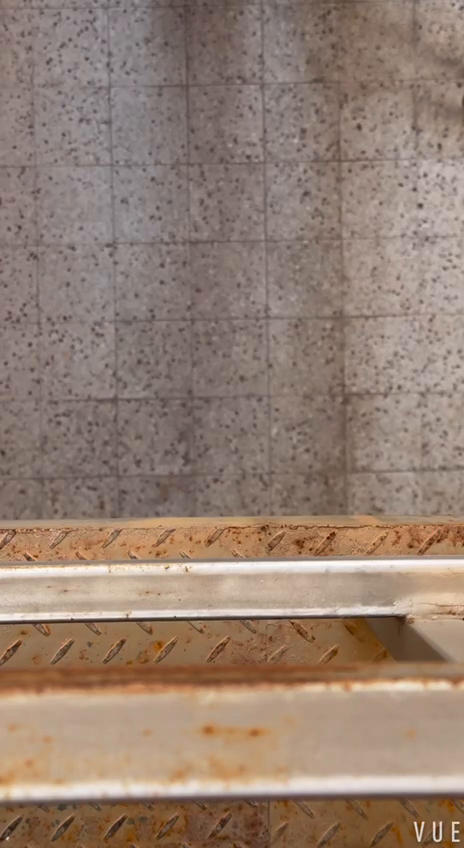
#> input picture frame 23 of Videos/SDVid.mov, 464 x 848 px
$ python PeopleCounter2.py
#> lines starting #> are read from the running program, lines starting #| are printed output that depends on the picture; after the words box and inside, x2 and y2 are one past the last pixel; in counts of white or black regions, pixels touching at a corner belong together
##People Counter
import numpy as np
import cv2 as cv
import Person
import time
import winsound

try:
    log = open('log.csv',"w")
except:
    print( "Cannot open log file")

#Input and output counters
cnt_up = 0
cnt_down = 0
cnt_piggy = 0
cnt_tail = 0

#video source
#cap = cv.VideoCapture(0)
cap = cv.VideoCapture('SDVid.mov')
#camera = PiCamera()
##camera.resolution = (160,120)
##camera.framerate = 5
##rawCapture = PiRGBArray(camera, size=(160,120))
##time.sleep(0.1)

#video properties
##cap.set(3,160) #Width
##cap.set(4,120) #Height

#Print the capture properties to console
for i in range(19):
    print( i, cap.get(i))

h = 800
w = 464
frameArea = h*w
areaTH = frameArea/250
print( 'Area Threshold', areaTH)

#input/output lines
line_up = int(2*(h/5))
line_down   = int(3*(h/5))

up_limit =   int(1*(h/5))
down_limit = int(4*(h/5))

print("rosybrown y:", str(line_down))
print("lightblue y:", str(line_up))
line_down_color = (230, 216, 173)
line_up_color = (180, 180, 238)
pt1 =  [0, line_down];
pt2 =  [w, line_down];
pts_L1 = np.array([pt1,pt2], np.int32)
pts_L1 = pts_L1.reshape((-1,1,2))
pt3 =  [0, line_up];
pt4 =  [w, line_up];
pts_L2 = np.array([pt3,pt4], np.int32)
pts_L2 = pts_L2.reshape((-1,1,2))

pt5 =  [0, up_limit];
pt6 =  [w, up_limit];
pts_L3 = np.array([pt5,pt6], np.int32)
pts_L3 = pts_L3.reshape((-1,1,2))
pt7 =  [0, down_limit];
pt8 =  [w, down_limit];
pts_L4 = np.array([pt7,pt8], np.int32)
pts_L4 = pts_L4.reshape((-1,1,2))

#background subtractor
fgbg = cv.createBackgroundSubtractorMOG2(detectShadows = True)

#Structuring elements for morphological filters
kernelOp = np.ones((3,3),np.uint8)
kernelOp2 = np.ones((5,5),np.uint8)
kernelCl = np.ones((11,11),np.uint8)

#Variables
font = cv.FONT_HERSHEY_SIMPLEX
persons = []
max_p_age = 5
pid = 1
time_list = [] # records of line crossing timestamps
Piggybacking_check = None #stores the information of the last person crossed a line
while(cap.isOpened()):
##for image in camera.capture_continuous(rawCapture, format="bgr", use_video_port=True):
    #Read an image from the video source
    ret, frame = cap.read()
#> frame is the input picture: shape (848, 464, 3); mean B, G, R 113.7, 127.4, 148.6
##    frame = image.array

    for i in persons:
        i.age_one() #age every person one frame
    #########################
    #   PRE-PROCESSING  #
    #########################

    #Apply background subtraction
    fgmask = fgbg.apply(frame)
#> fgmask: shape (848, 464); every value is 127
    fgmask2 = fgbg.apply(frame)
#> fgmask2: shape (848, 464); every value is 0

    #Binarization to remove shadows (gray color)
    try:
        ret,imBin= cv.threshold(fgmask,200,255,cv.THRESH_BINARY)
        ret,imBin2 = cv.threshold(fgmask2,200,255,cv.THRESH_BINARY)
        #Opening (erode->dilate) to remove noise.
        mask = cv.morphologyEx(imBin, cv.MORPH_OPEN, kernelOp)
        mask2 = cv.morphologyEx(imBin2, cv.MORPH_OPEN, kernelOp)
        #Closing (dilate -> erode) to join white regions.
        mask =  cv.morphologyEx(mask , cv.MORPH_CLOSE, kernelCl)
        mask2 = cv.morphologyEx(mask2, cv.MORPH_CLOSE, kernelCl)
    except:
        print('EOF')
        print( 'UP:',cnt_up)
        print('DOWN:',cnt_down)
        print('Tailgating: ', cnt_tail)
        print('Piggybacking: ', cnt_piggy)
        break
    #################
    #   CONTOURS  #
    #################

    # RETR_EXTERNAL returns only extreme outer flags. All child contours are left behind.
    contours0, hierarchy = cv.findContours(mask2,cv.RETR_EXTERNAL,cv.CHAIN_APPROX_SIMPLE)
#> contours0 = []

    for cnt in contours0:
        area = cv.contourArea(cnt)
        if area > areaTH:
            #################
            #   TRACKING    #
            #################

            #It remains to add conditions for multi-persons, exits and screen entrances.

            M = cv.moments(cnt)
            cx = int(M['m10']/M['m00'])
            cy = int(M['m01']/M['m00'])
            x,y,w,h = cv.boundingRect(cnt)
            new = True
            if cy in range(up_limit,down_limit):
                for i in persons:
                    if abs(x-i.getX()) <= w and abs(y-i.getY()) <= h:
                        # the object is close to one that was detected before
                        new = False
                        i.updateCoords(cx,cy)   #updates coordinates on the object and resets age
                        if i.going_UP(line_down,line_up) == True:
                            cnt_up += 1
                            t = time.time() # time in seconds.millseconds
                            str_t = time.strftime('%c', time.localtime(t) ) # convert time to readable string value
                            print( "ID:",i.getId(),'crossed going up at',str_t)
                            log.write("ID: "+str(i.getId())+' crossed going up at ' + str_t + '\n')

                            # Piggybacking recorder
                            if Piggybacking_check and Piggybacking_check[1] == 'up' and t - Piggybacking_check[2] < 0.5: # less then half a second or 500 millseconds
                                print(f"Piggybacking detected between person {i.getId()} and {Piggybacking_check[0]}\nBoth are going up on --> {str_t}")
                                log.write(f"Piggybacking detected between person {i.getId()} and {Piggybacking_check[0]}\nBoth are going up on --> {str_t}\n")
                                cnt_piggy +=1
                                #messagebox.showinfo("Piggybacking detected!!")
                                winsound.Beep(2500, 1000)
                            Piggybacking_check = [i.getId(), 'up', t]

                            # Tailgating recorder
                            if time_list:
                                for r in time_list:
                                    if abs(t - r[2]) <= 3 and r[0] != i.getId() and r[1] == 'up':
                                        print(f'\tTailgating detected!! between {r[0]} and {i.getId()}')
                                        log.write(f'\tTailgating detected!! between {r[0]} and {i.getId()}\n')
                                        cnt_tail +=1
                            time_list.append([i.getId(), 'up', t])

                        elif i.going_DOWN(line_down,line_up) == True:
                            cnt_down += 1
                            t = time.time()
                            str_t = time.strftime('%c', time.localtime(t) )
                            print( "ID:",i.getId(),'crossed going down at',str_t)
                            log.write("ID: " + str(i.getId()) + ' crossed going down at ' + str_t + '\n')

                            # Piggybacking recorder
                            if Piggybacking_check and Piggybacking_check[1] == 'down' and t - Piggybacking_check[2] < 0.5: # less then half a second or 500 millseconds
                                print(f"Piggybacking detected between person {i.getId()} and {Piggybacking_check[0]}\nBoth are going down on --> {str_t}")
                                log.write(f"Piggybacking detected between person {i.getId()} and {Piggybacking_check[0]}\nBoth are going down on --> {str_t}\n")
                                cnt_piggy +=1
                                winsound.Beep(2500, 1000)
                            Piggybacking_check = [i.getId(),'down', t]

                            # Tailgating recorder
                            if time_list:
                                for r in time_list:
                                    if  abs(t - r[2]) <= 3 and r[0] != i.getId() and r[1] == 'down':
                                        print(f'\tTailgating detected!! between {r[0]} and {i.getId()}')
                                        log.write(f'\tTailgating detected!! between {r[0]} and {i.getId()}')
                                        cnt_tail +=1
                            time_list.append([i.getId(), 'down', t])

                        break
                    if i.getState() == '1':
                        if i.getDir() == 'down' and i.getY() > down_limit:
                            i.setDone()
                        elif i.getDir() == 'up' and i.getY() < up_limit:
                            i.setDone()
                    if i.timedOut():
                        #remove i from persons list
                        index = persons.index(i)
                        persons.pop(index)
                        del i     #free the memory of i
                if new == True:
                    p = Person.MyPerson(pid,cx,cy, max_p_age)
                    persons.append(p)
                    pid += 1
            #################
            #   DRAWINGS    #
            #################
            cv.circle(frame,(cx,cy), 5, (0,0,255), -1)
            img = cv.rectangle(frame,(x,y),(x+w,y+h),(0,255,0),2)
#> this loop made 0 passes
#> after the loop, cnt_down = 0; cnt_piggy = 0; cnt_tail = 0; cnt_up = 0; persons = []; pid = 1; time_list = []
            #cv.drawContours(frame, cnt, -1, (0,255,0), 3)

    #END for cnt in contours0

    #########################
    # DRAW TRAJECTORIES  #
    #########################
    for i in persons:
# [6 lines of commented-out code are left out]
        cv.putText(frame, str(i.getId()),(i.getX(),i.getY()),font,0.3,i.getRGB(),1,cv.LINE_AA)


    #################
    #   IMAGES   #
    #################
    str_up = 'UP: '+ str(cnt_up)
#> str_up = 'UP: 0'
    str_down = 'DOWN: '+ str(cnt_down)
#> str_down = 'DOWN: 0'
    frame = cv.polylines(frame,[pts_L1],False,line_down_color,thickness=2)
    frame = cv.polylines(frame,[pts_L2],False,line_up_color,thickness=2)
    frame = cv.polylines(frame,[pts_L3],False,(255,255,255),thickness=1)
    frame = cv.polylines(frame,[pts_L4],False,(255,255,255),thickness=1)
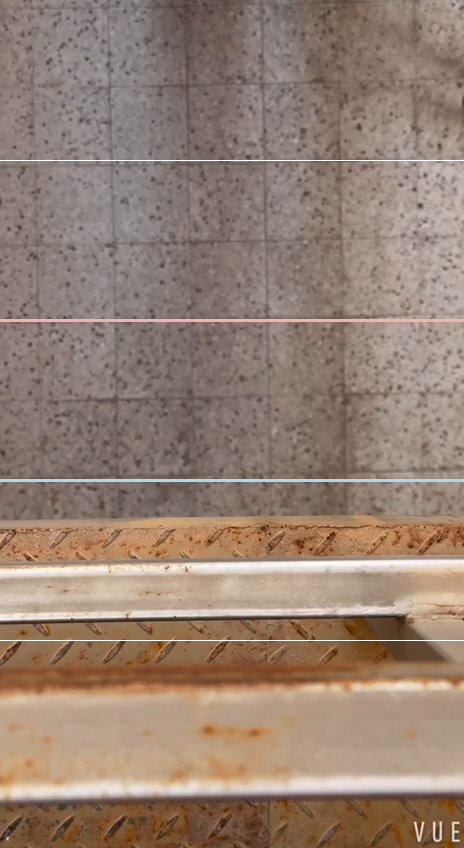
#> frame: shape (848, 464, 3); mean B, G, R 114.8, 128.3, 149.4
    # [6 lines of commented-out code are left out]
    str_piggy = 'Piggybacking: '+ str(cnt_piggy)
#> str_piggy = 'Piggybacking: 0'
    str_tail = 'Tailgating: '+str(cnt_tail)
#> str_tail = 'Tailgating: 0'
    # [4 lines of commented-out code are left out]

    cv.imshow('Frame',frame)
    cv.imshow('Mask',mask)


## rawCapture.truncate(0)
     #press ESC to exit
    k = cv.waitKey(30) & 0xff
#> (key Esc is pressed here)
    if k == 27:
        break
#END while(cap.isOpened())

#################
#   CLEANING   #
#################
log.flush()
log.close()
cap.release()
cv.destroyAllWindows()

$ run again, starting later in the video
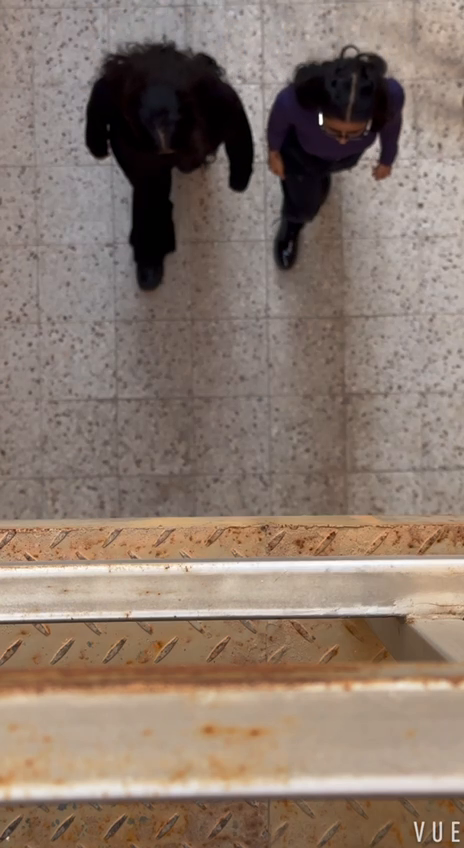
#> input picture frame 106 of Videos/SDVid.mov, 464 x 848 px
#> frame is the input picture: shape (848, 464, 3); mean B, G, R 109.4, 121, 138.5
#> `fgmask = fgbg.apply(frame)`:
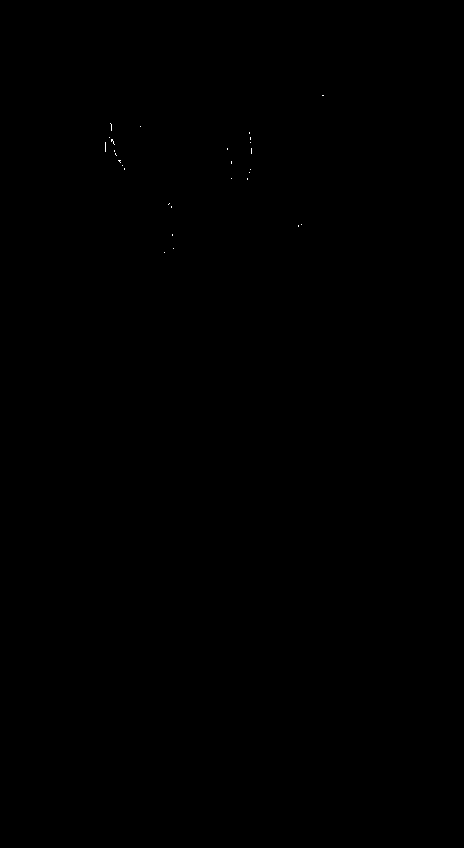
#> fgmask: shape (848, 464); values 127 (black) and 255 (white), 0.02% white in thin lines or dots, all inside (x1, y1, x2, y2) = (105, 95, 324, 253)
#> fgmask2: shape (848, 464); every value is 0
#> contours0 = []
#> after the loop `for cnt in contours0:`: cnt_down = 0; persons = []; pid = 1; time_list = []
#> str_up = 'UP: 0'
#> str_down = 'DOWN: 0'
#> `frame = cv.polylines(frame,[pts_L4],False,(255,255,255),thickness=1)`:
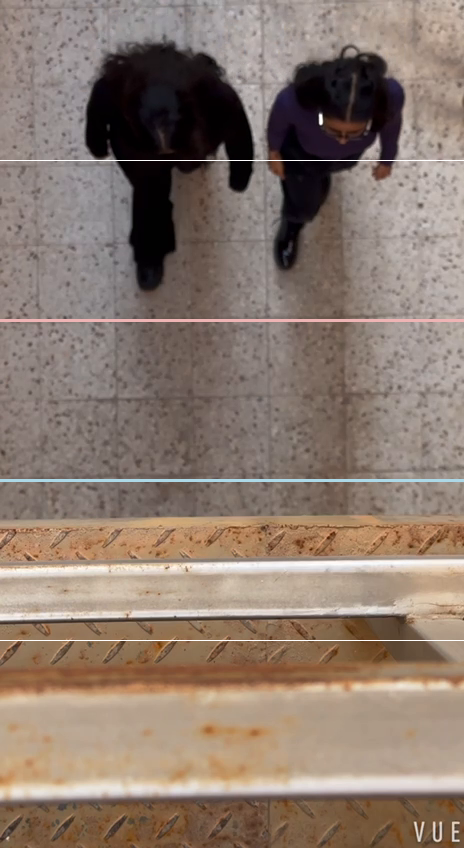
#> frame: shape (848, 464, 3); mean B, G, R 110.5, 122, 139.3
#> str_piggy = 'Piggybacking: 0'
#> str_tail = 'Tailgating: 0'

$ run again, starting later in the video
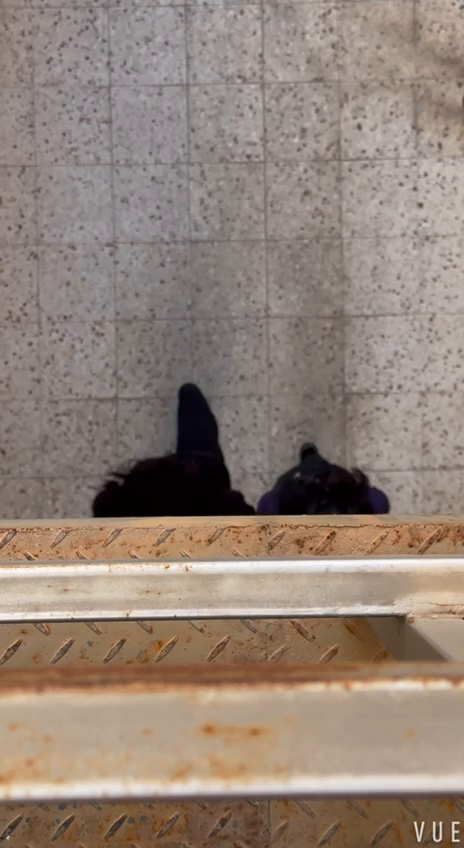
#> input picture frame 189 of Videos/SDVid.mov, 464 x 848 px
#> frame is the input picture: shape (848, 464, 3); mean B, G, R 120.2, 130.9, 146.9
#> `fgmask = fgbg.apply(frame)`:
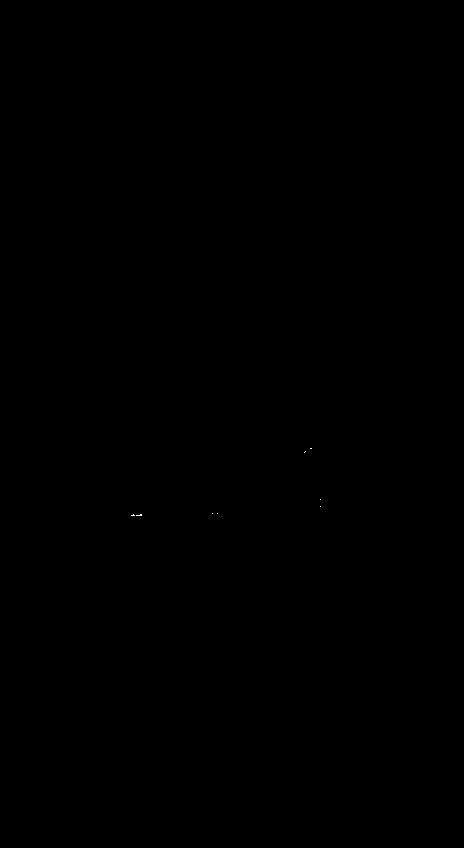
#> fgmask: shape (848, 464); values 127 (black) and 255 (white), 0.01% white in thin lines or dots, all inside (x1, y1, x2, y2) = (131, 448, 321, 516)
#> fgmask2: shape (848, 464); every value is 0
#> contours0 = []
#> after the loop `for cnt in contours0:`: cnt_down = 0; persons = []; pid = 1; time_list = []
#> str_up = 'UP: 0'
#> str_down = 'DOWN: 0'
#> `frame = cv.polylines(frame,[pts_L4],False,(255,255,255),thickness=1)`:
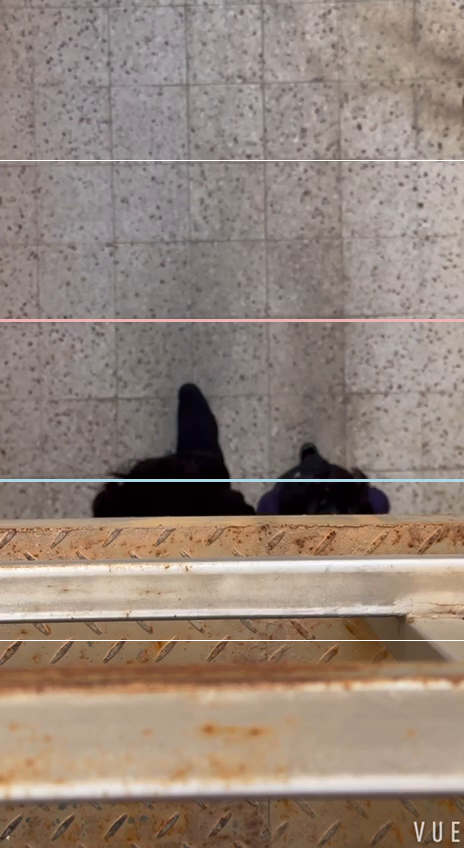
#> frame: shape (848, 464, 3); mean B, G, R 121.3, 131.9, 147.8
#> str_piggy = 'Piggybacking: 0'
#> str_tail = 'Tailgating: 0'
